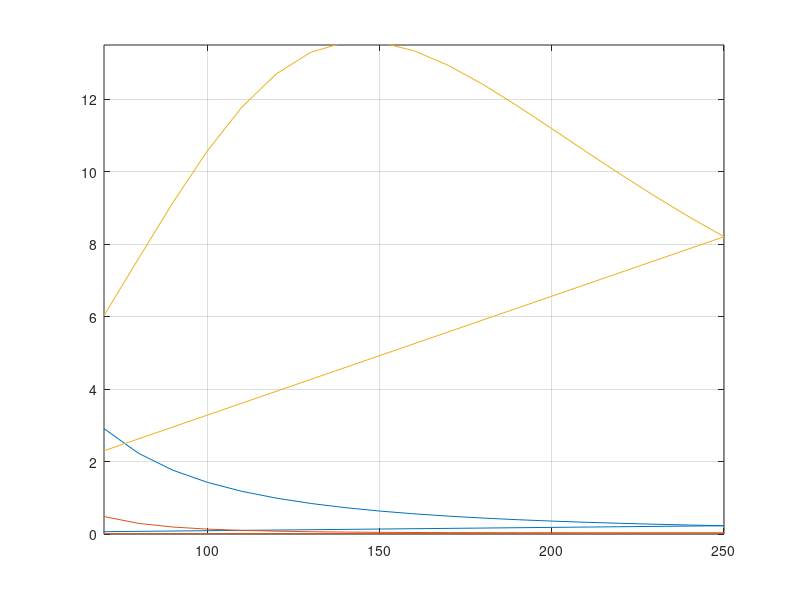

MATLAB code to generate this figure:
%% Raw Data Initiation
W=2950; % the airplane weight
rou=0.002377;
S=174;
A=zeros(1,100);
B=zeros(1,100);
C=zeros(1,100);
D=zeros(1,100);
E=zeros(4,100);

%% Calculation
cnt=0;
for v=70:10:250
    cnt=cnt+1;
    CL=W/(0.5*rou*v*v*S);
    CD=0.025+0.054*CL*CL;
    R=CL/CD;
    A(cnt)=v;
    B(cnt)=CL;
    C(cnt)=CD;
    D(cnt)=R;
    E(1,cnt)=v;
    E(2,cnt)=CL;
    E(3,cnt)=CD;
    E(4,cnt)=R;
end
hold on;
plot(A,B);
plot(A,C);
plot(A,D);
axis([70,250,0,13.5]);
grid on;
box on;



